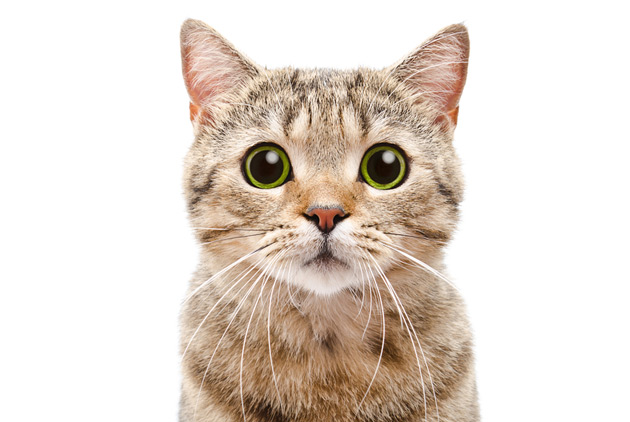
#> input picture original.jpg, 630 x 422 px
$ python watermark.py
#> lines starting #> are read from the running program, lines starting #| are printed output that depends on the picture; after the words box and inside, x2 and y2 are one past the last pixel; in counts of white or black regions, pixels touching at a corner belong together
import cv2
import numpy as np

class water_mark:
    """water mark operation

    Attributes:
        head_shot: a picture which we want to hide water mark in it
        living_photo: a water mark
        living_photo_r: how many rows in water mark
        living_photo_c: how many colums in water mark
        water_mark_bit: how many bits water mark we want
        result: the result of hiding water mark in the picture
    """
    def __init__(self, head_name, living_name):
        """read a head shot and a living photo"""
#> called with head_name = 'original.jpg', living_name = 'watermark.jpg'
        self.head_shot = cv2.imread(head_name, cv2.IMREAD_GRAYSCALE)
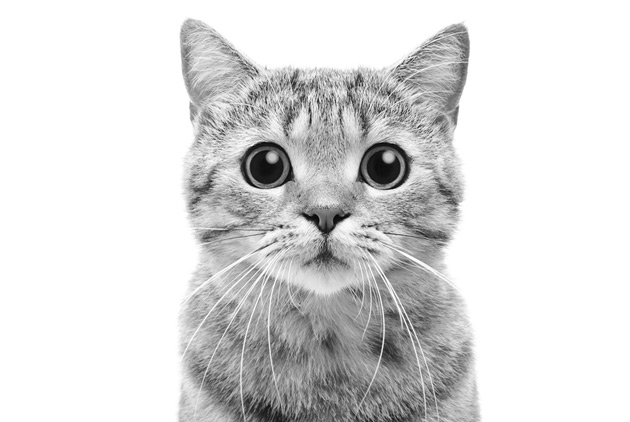
#> self.head_shot: shape (422, 630); min 1, max 255, mean 219.4
        self.living_photo = cv2.imread(living_name, cv2.IMREAD_GRAYSCALE)
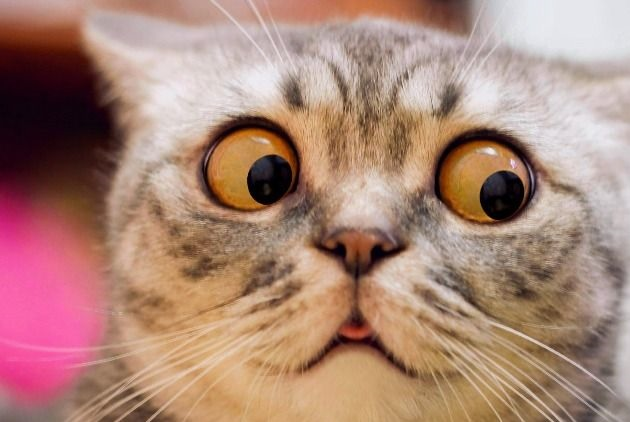
#> input picture watermark.jpg, 630 x 422 px
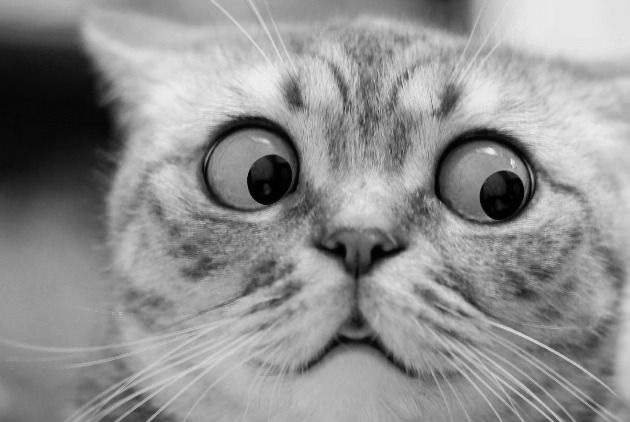
#> self.living_photo: shape (422, 630); min 0, max 239, mean 143.5
        self.living_photo_r, self.living_photo_c = self.living_photo.shape
#> self.living_photo_r = 422; self.living_photo_c = 630

    def generate_picture_with_water_mark(self, water_mark_bit):
        """remove several and generate a picture with water mark"""
        self.water_mark_bit = water_mark_bit;
        origin_bit = 8 - water_mark_bit

        # create 2-D array as mask which can obtain some bit we want
        origin_mask_number = ((2 ** 8)-1)-((2 ** (8-origin_bit))-1)
        water_mask_number = ((2 ** 8)-1)-((2 ** (8-water_mark_bit))-1)
        origin_mask = np.full((self.living_photo_r,self.living_photo_c), origin_mask_number, dtype = np.uint8)
        water_mask = np.full((self.living_photo_r,self.living_photo_c), water_mask_number, dtype = np.uint8)

        # obtain the water mark in living photo and right shift several bits
        water_mark = self.living_photo.copy()
        water_mark = cv2.bitwise_and(water_mark, water_mask)
        water_mark = water_mark// (2**(8-water_mark_bit))

        # remove several bits which want to put water mark in their
        self.result = self.head_shot.copy()
        self.result = cv2.bitwise_and(self.result, origin_mask)

        # water mark is combined in the picture and store this picture
        self.result = cv2.bitwise_or(self.result, water_mark)
        cv2.imwrite('remove_'+str(water_mark_bit)+'bit.jpg', self.result)

    def obtain_water_mark_from_picture(self):
        """obtain water mark in a picture with water mark"""
        water_mask_number = (2 ** self.water_mark_bit)-1
        water_mask = np.full((self.living_photo_r,self.living_photo_c), water_mask_number, dtype = np.uint8)
        water_mark = cv2.bitwise_and(self.result, water_mask)
        water_mark = water_mark * (2**(8-self.water_mark_bit));
        cv2.imwrite('water_mark_'+str(self.water_mark_bit)+'bit.jpg', water_mark)

if __name__ == "__main__":
    Water_Mark = water_mark('original.jpg', 'watermark.jpg')

    # generate a picture with one to three bits watermark, respectively, and take out the watermark in this picture
    for i in range(1, 4):
        Water_Mark.generate_picture_with_water_mark(i)
        Water_Mark.obtain_water_mark_from_picture()
#> this loop made 3 passes
#> pass 1, in generate_picture_with_water_mark, `water_mark = cv2.bitwise_and(water_mark, water_mask)`:
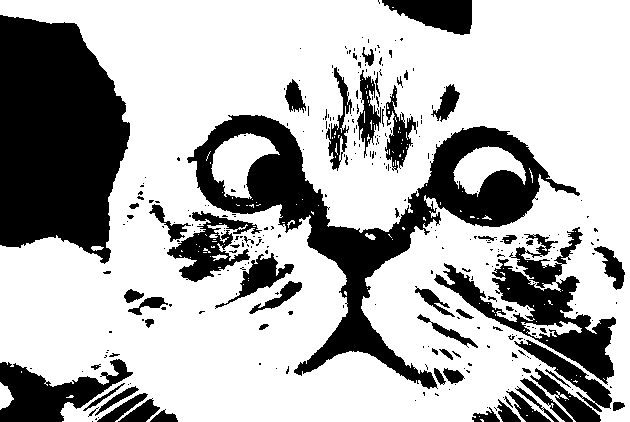
#> water_mark: shape (422, 630); values 0 (black) and 128 (white), 69.8% white; 319 black regions (256 under 20 px), largest, box (x1, y1, x2, y2) and area: (0, 15, 130, 264) 24890, (187, 115, 580, 389) 22938, (434, 227, 616, 385) 8010
